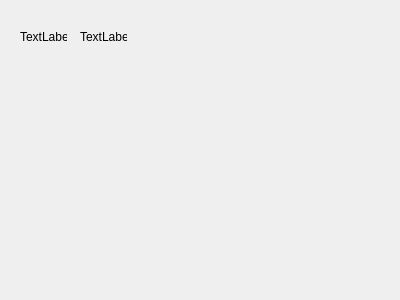
<?xml version="1.0" encoding="UTF-8"?>
<ui version="4.0">
 <class>Weather</class>
 <widget class="QWidget" name="Weather">
  <property name="geometry">
   <rect>
    <x>0</x>
    <y>0</y>
    <width>400</width>
    <height>300</height>
   </rect>
  </property>
  <property name="windowTitle">
   <string>Form</string>
  </property>
  <widget class="QLabel" name="currentTemperature">
   <property name="geometry">
    <rect>
     <x>20</x>
     <y>30</y>
     <width>47</width>
     <height>14</height>
    </rect>
   </property>
   <property name="text">
    <string>TextLabel</string>
   </property>
  </widget>
  <widget class="QLabel" name="minMaxTemperature">
   <property name="geometry">
    <rect>
     <x>80</x>
     <y>30</y>
     <width>47</width>
     <height>14</height>
    </rect>
   </property>
   <property name="text">
    <string>TextLabel</string>
   </property>
  </widget>
 </widget>
 <resources/>
 <connections/>
</ui>
